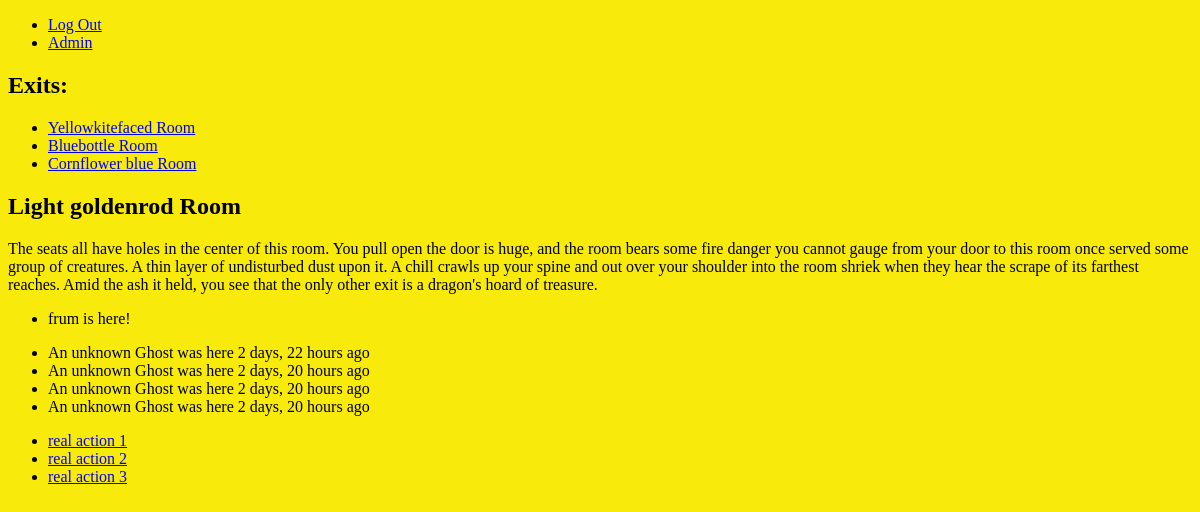
The app's page /rooms/light-goldenrod/ (signed in), older data.
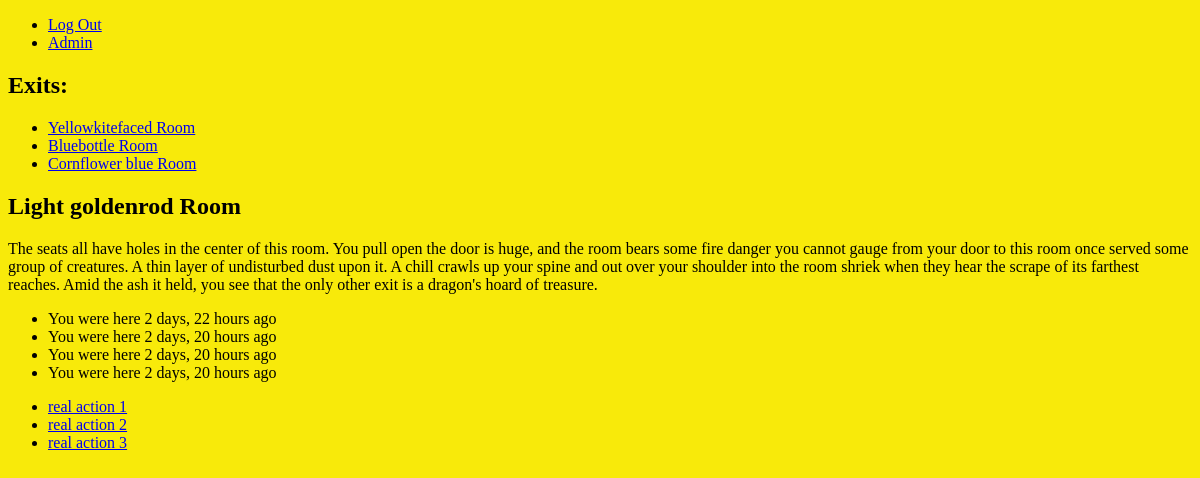
The same page, newer data.
### mapBuilder/models.py (models this page shows, shortened)
class Room(models.Model):
    name = models.CharField(max_length=200)
    url = models.URLField(max_length=200)
    exits = models.ManyToManyField('self', symmetrical=True)
    pub_date = models.DateTimeField(default=now,blank=True)
    description = models.CharField(max_length=600)
    colorName = models.CharField(max_length=200)
    status = models.CharField(max_length=200)
    colorHex = ColorField(default='#222222')
    colorSlug = models.SlugField(null=True)
    class Meta:
        unique_together = ["id", "url"]

### characterBuilder/models.py (models this page shows, shortened)
class Character(models.Model):
    name = models.CharField(max_length=200)
    kind = models.CharField(max_length=200)
    description = models.TextField()
    pub_date = models.DateTimeField('date created', default=timezone.now)
    user = models.ForeignKey(User, on_delete=models.SET_NULL, null=True)
    room = models.ForeignKey(Room, on_delete=models.SET_NULL, null=True, related_name="occupants")

class Visit(models.Model):
    room = models.ForeignKey(Room, on_delete=models.SET_NULL, null=True)
    character = models.ForeignKey(Character, on_delete=models.SET_NULL, null=True)
    stamp_date = models.DateTimeField('date created', default=timezone.now)

### mapBuilder/views.py (the view)
# urls.py: path('<slug:colorSlug>/', views.RoomDetailView.as_view(), name='room'),
class RoomDetailView(LoginRequiredMixin, ActionMixin, DetailView):
    model = Room
    template_name = 'mapBuilder/room.html'
    query_pk_and_slug = True
    slug_url_kwarg = 'colorSlug'
    slug_field = 'colorSlug'
    actions = [{
        "url": "#",
        "text": "real action 1",
    }, {
        "url": "#",
        "text": "real action 2",
    }, {
        "url": "#",
        "text": "real action 3",
    }, ]
    def get(self, request, *args, **kwargs):
        if request.character is None:
            if not request.user.is_superuser:
                return redirect("/guild/")
        else:
            if request.character.room.colorSlug != kwargs["colorSlug"]:
                return redirect(reverse("mapBuilder:room", kwargs={"colorSlug": request.character.room.colorSlug}))
        return super().get(request, *args, **kwargs)

### Grotto/game/context_processors.py (called while the page is built)
def character(request):
    return {"character": request.character}

### Grotto/views.py (called while the page is built)
    def get_context_data(self, **kwargs):
        context = super().get_context_data(**kwargs)
        context.update({"actions": self.actions})
        return context

### templates/mapBuilder/room.html (shortened to what this page needs)
{% extends "base.html" %}
{% load humanize %}
{% block body_class %}room {{ object.colorName }}{% endblock %}
{% block body_style %}background-color:{{object.colorHex}}{% endblock %}
{% block sidebar %}
  <sidebar>
    <h2>Exits:</h2>
    <ul class="exits">
      {% for exit in object.exits.all %}
        {% if character %}
          <li><a href="{% url 'game:move' exit.colorSlug %}">{{exit.name}}</a></li>
        {% else %}
          <li><a href="{% url 'mapBuilder:room' exit.colorSlug %}">{{exit.name}}</a></li>
        {% endif %}
      {% endfor %}
    </ul>
  </sidebar>
{% endblock %}
{% block content %}
  <h2>{{object.name}}</h2>
  <p class="description">
    {{ object.description }}
  </p>
  <ul class="here">
    {% for occupant in object.occupants.all %}
      {% if occupant == character %}
        <li>You are here!</li>
      {% else %}
        <li>{{ occupant.name }} is here!</li>
      {% endif %}
    {% endfor %}
  </ul>
  <ul class="visits">
    {% for visit in object.visit_set.all %}
      {% if visit.character == character %}
        <li>You were here {{ visit.stamp_date | naturaltime }}</li>
      {% else %}
        <li>An unknown {{ visit.character.kind }} was here {{ visit.stamp_date | naturaltime }}</li>
      {% endif %}
    {% endfor %}
  </ul>
{% endblock %}

Row changes from the older to the newer data that the page shows:
removed Character: name "frum"
changed Visit "2 days, 22 hours ago": character.kind "Ghost" → (not shown); character_id "An unknown was here" → "You were here"
changed Visit (number 2 of 4 on the later page): character.kind "Ghost" → (not shown); character_id "An unknown was here" → "You were here"
changed Visit (number 3 of 4 on the later page): character.kind "Ghost" → (not shown); character_id "An unknown was here" → "You were here"
changed Visit (number 4 of 4 on the later page): character.kind "Ghost" → (not shown); character_id "An unknown was here" → "You were here"
